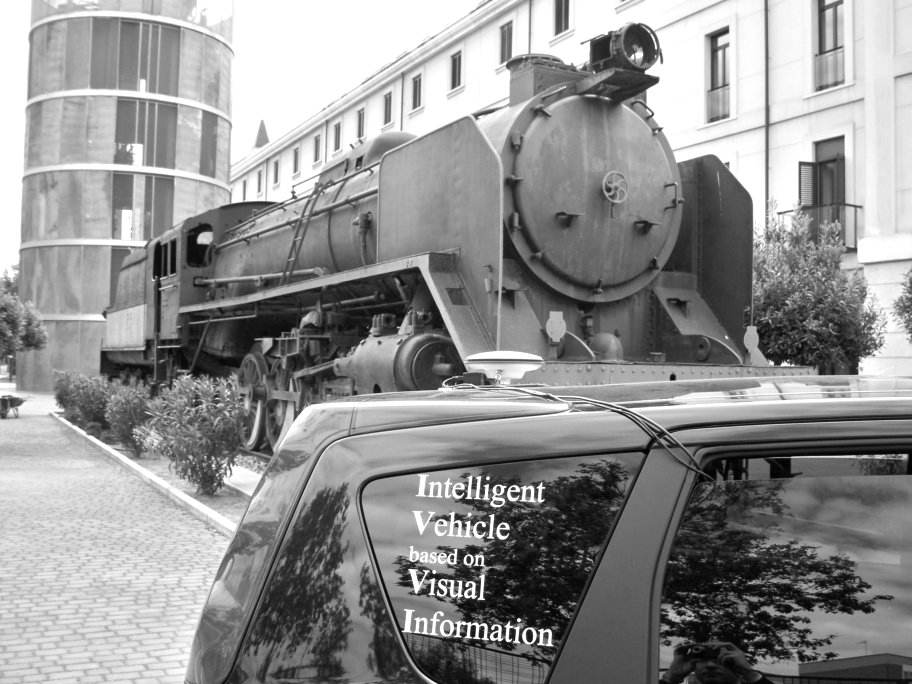
#> input picture Imagen2.jpg, 912 x 684 px
$ jupyter execute --allow-errors 'Proyecto clasificacion de imagenes.ipynb'
#> lines starting #> are read from the running program, lines starting #| are printed output that depends on the picture
<H2 align="center">CORPORACION DE ESTUDIOS TECNOLOGICOS DEL NORTE DEL VALLE </H2>

<br>
<H2 align="center">CLASIFICACION DE IMAGENES</H2>

<br>
<H2 align="center">CARLOS ALBERTO LONDOÑO</H2>

<br>

<H2 align="center">Integrantes</H2>
<br>
<H3 align="center">Elkin Ramirez</H3>
<H3 align="center">Lorena Sanchez</H3>
<br>
<br>
<br>
<br>
<br>

##  **Descripcion **

Antes de analizar una imagen debemos estar seguros de que la calidad de esta es suficiente. Esto es relativamente sencillo en aplicaciones industriales ya que el operador controla y fija la iluminación y todos los parámetros de la cámara mientras que la diversidad de casos que se puede capturar es limitado. No ocurre  asi en aplicaciones en exteriores donde la iluminación no es controlable y la diversidad de apariencia  notable.

Sin embargo, sí que se puede seguir controlando la cámara y a veces la óptica, ya que existen modelos donde se puede cambiar el tiempo que la cámara esté activa, abrir o cerrar la óptica o Modificar el enfoque. Una opción entonces es adquirir varias imágenes con diferentes parámetros en las capturas y elegir la mejor para analizar.

&nbsp;

### Solicitud

Un programa que sea capaz de determinar de qué forma automática Cuál es la imagen que tiene mejor contraste y cuál es la que está mejor enfocada.

### Herramientas

* Jupyter Notebook
<table>
<tr>
<td>  </td>
</tr>
</table>

&nbsp;

Es una aplicación web que permite crear y compartir documentos que contienen código fuente, ecuaciones, visualizaciones y texto explicativo. Entre sus usos está la limpieza y transformación de datos, la simulación numérica, el modelado estadístico, el aprendizaje automático y entre otras cosas.

+ Vision artificial (openCV)

<table>
<tr>
<td>  </td>
</tr>
</table>
&nbsp;
Es una librería software open-source de visión artificial y machine learning, provee una infraestructura para aplicaciones de visión artificial.

- Lenguaje python

<table>
<tr>
<td>  </td>
</tr>
</table>

Lenguaje de programación de propósito general, orientado a objetos,que tambien puede utilizarse para el desarrollo web.

### Funciones y librerias

**Detencion de bordes canny**:
El operador de detencion de bordes de canny fue desarrollado por el catedratico de la universidad de berkeley en 1986 y se basa en un algoritmo de multiples fases para detectar un amplio rango de bordes. Es sin duda el operador mas utilizado en la detencion de bordes.

**Calchist Histograma**:
Un histograma es una representacion grafica de la distribucion de los niveles de grises en una imagen, utilizando el metodo de ecualizacion de histogramas podemos obtener una distribución uniforme del histograma de la imagen, este método mejora el contraste y brillo de una imagen que sea demasiado oscura o brillante, obteniendo un balance optimo de los pixeles blancos y negros.

**Sobel**:
El operador Sobel es utilizado en procesamiento de imágenes, especialmente en algoritmos de detección de bordes. Técnicamente es un operador diferencial discreto que calcula una aproximación al gradiente de la función de intensidad de una imagen. Para cada punto de la imagen a procesar, el resultado del operador Sobel es tanto el vector gradiente correspondiente como la norma de este vector.

### Usaremos estas imagenes de prueba

* Estas son las imagenes que vamos a usar
<table>
<tr>
<td>  </td>
<td>  </td>
<td>  </td>
<td>  </td>
<td>  </td>
<td>  </td>
</tr>
</table>

### Histograma

#### Imagenes con color

Codigo para histograma de color
&nbsp;

<table>
<tr>
<td>  </td>
</tr>
</table>

Imagenes de prueba e histograma
<table>
<tr>
<td>  </td>
<td>  </td>
</tr>
</table>

#### Imagenes con escala de grises

 Codigo para histograma
 <table>
<tr>
<td>  </td>
</tr>
</table>

Imagenes de prueba e histograma
<table>
<tr>
<td>  </td>
<td>  </td>
</tr>
</table>

### Detencion de bordes canny

Codigo
<table>
<tr>
<td>  </td>
</tr>
</table>

Imagenes de prueba
<table>
<tr>
<td>  </td>
</tr>
</table>

### Sobel

Codigo

<table>
<tr>
<td>  </td>
</tr>
</table>

Imagenes prueba
<table>
<tr>
<td>  </td>
</tr>
</table>

### Cibergrafia

[Detencion de colores][1], [Procesamiento de imagenes ][2], [¿Que es jupyter?][3], [¿Que es python?][4], [¿Que es open cv?][5]

 [1]: https://robologs.net/2014/07/02/deteccion-de-colores-con-opencv-y-python/
 [2]: https://www.aprenderpython.net/introduccion-procesamiento-imagenes-python-opencv/
 [3]: https://live.osgeo.org/es/quickstart/jupyter_quickstart.html
[4]: https://desarrolloweb.com/articulos/1325.php
[5]:https://unpocodejava.com/2013/10/09/que-es-opencv/

[cell 1]
#Codigo de Funciones para histogramas , opacidad y promedio de imágenes

import cv2
import numpy as np
from matplotlib import pyplot as plt

def Difuminacion():

    img = cv2.imread('Imagen1.jpg')
    blur = cv2.blur(img,(10,10))

    plt.subplot(121),plt.imshow(img),plt.title('Original')
    plt.xticks([]), plt.yticks([])
    plt.subplot(122),plt.imshow(blur),plt.title('Difuminada')
    plt.xticks([]), plt.yticks([])

def Histogramas():

    img = cv2.imread('Imagen2=1.jpg')
    cv2.imshow('Imagen1=2.jpg', img)
    color = ('b','g','r')

    for i, c in enumerate(color):
        hist = cv2.calcHist([img], [i], None, [256], [0, 256])
        plt.plot(hist, color = c)
        plt.xlim([0,256])
    plt.show()
    plt.imshow(img),plt.title("Imagen  1 que parece a la 2")

def Promedio():
    img = cv2.imread('Imagen2.jpg')
#> img is the input picture: shape (684, 912, 3); min 0, max 255, mean 145.1
#Crea el kernel
    kernel = np.ones((7,7),np.float32)/25

    #Filtra la imagen utilizando el kernel anterior
    dst = cv2.filter2D(img,-1,kernel)
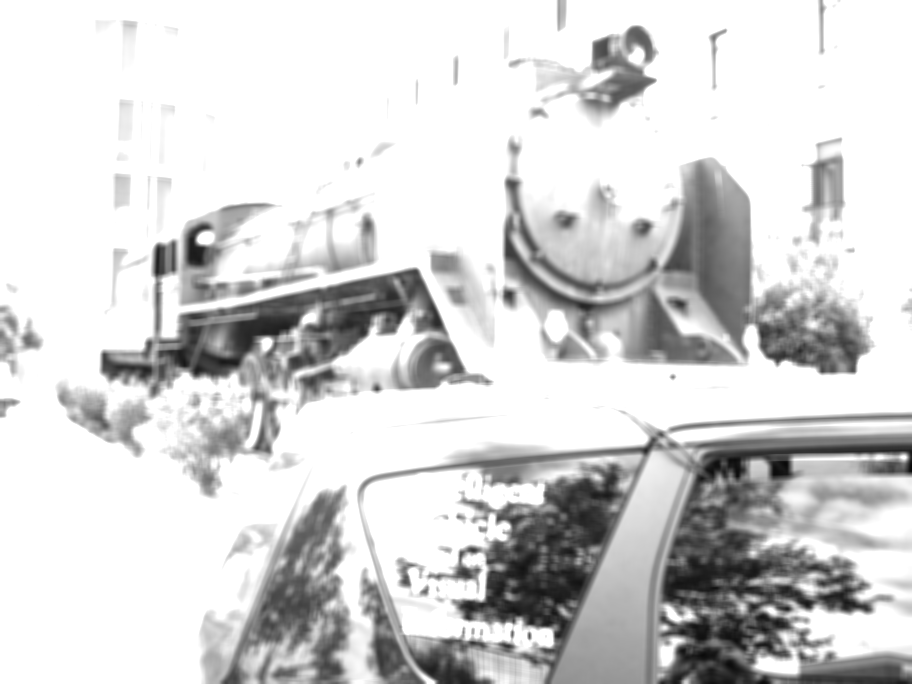
#> dst: shape (684, 912, 3); min 9, max 255, mean 212.1
    blur = cv2.blur(img,(1,1))
    plt.subplot(121),plt.imshow(img),plt.title('Imagen Original tren')
    plt.xticks([]), plt.yticks([])
    plt.subplot(122),plt.imshow(dst),plt.title(' Imagen del tren promediadad')
    plt.xticks([]), plt.yticks([])

    plt.show()
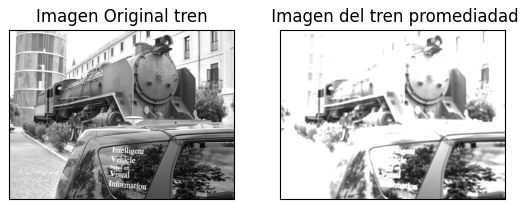
#> figure drawn by matplotlib, 2 panels

Promedio()
#> (the rest of this cell did not finish here and is left out)

[cell 2]
#Codigo histograma color

import cv2
import numpy as np
from matplotlib import pyplot as plt

img = cv2.imread('imagen2=1.jpg')
cv2.imshow('imagen1=2.jpg', img)

color = ('b','g','r')

#> (the rest of this cell did not finish here and is left out)

[cell 3]
#histograma escala de grises
import cv2
import numpy as np
from matplotlib import pyplot as plt

img = cv2.imread('mujer.png', cv2.IMREAD_GRAYSCALE)
cv2.imshow('mujer.png', img)

hist = cv2.calcHist([img], [0], None, [256], [0, 256])
#> hist = 256 values from 0 to 0
plt.plot(hist, color='gray' )

plt.xlabel('intensidad de iluminacion')
plt.ylabel('cantidad de pixeles')
plt.show()
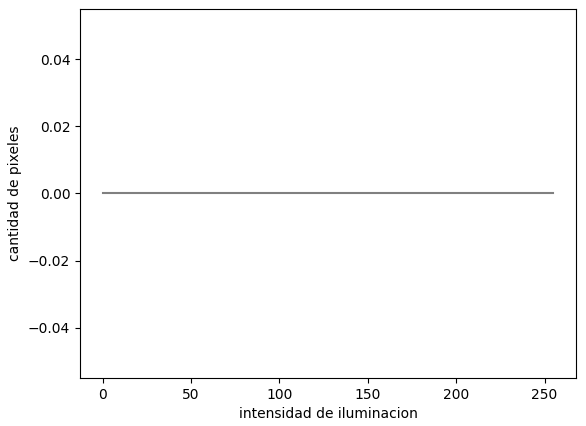
#> figure drawn by matplotlib, 1 panel
#> (the rest of this cell did not finish here and is left out)

[cell 4]
#Promediar la imagen
import cv2
import numpy as np
from matplotlib import pyplot as plt

img = cv2.imread('Imagen2.jpg')


#Crea el kernel
kernel = np.ones((7,7),np.float32)/25

#Filtra la imagen utilizando el kernel anterior
dst = cv2.filter2D(img,-1,kernel)
blur = cv2.blur(img,(1,1))
plt.subplot(121),plt.imshow(img),plt.title('Imagen Original tren')
plt.xticks([]), plt.yticks([])
plt.subplot(122),plt.imshow(dst),plt.title(' Imagen del tren promediadad')
plt.xticks([]), plt.yticks([])
plt.show()

[cell 5]
#Difuminar la imagen
import cv2
import numpy as np
from matplotlib import pyplot as plt

img = cv2.imread('Imagen1.jpg')
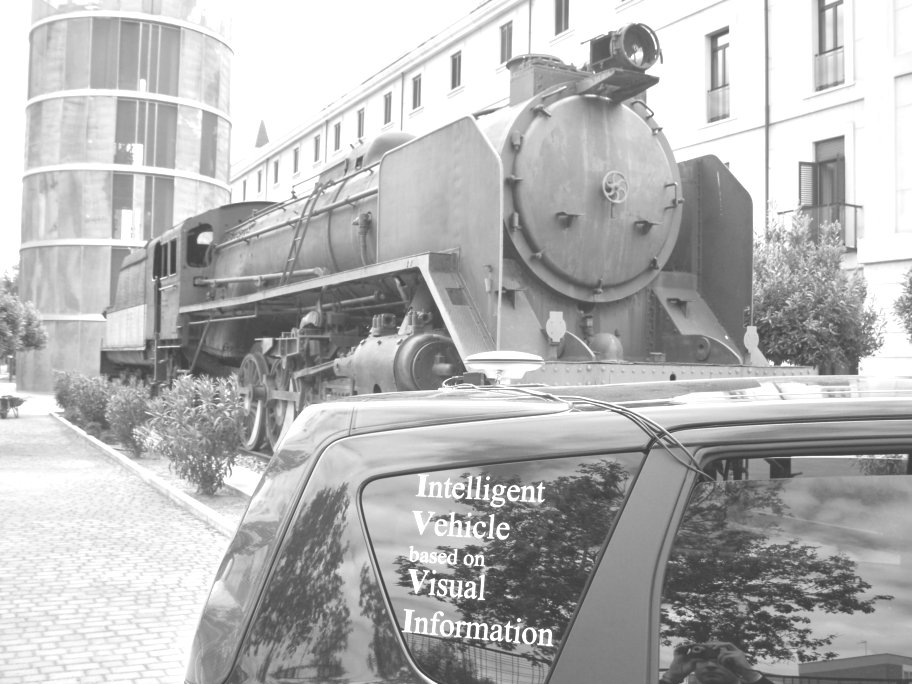
#> input picture Imagen1.jpg, 912 x 684 px
#> img is the input picture: shape (684, 912, 3); min 51, max 255, mean 180.6

blur = cv2.blur(img,(10,10))
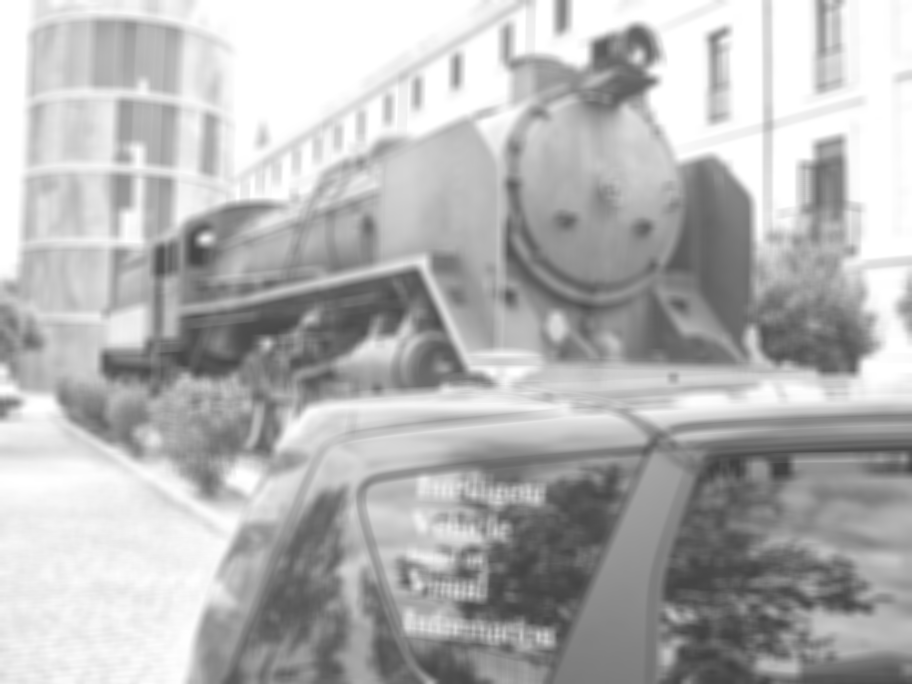
#> blur: shape (684, 912, 3); min 64, max 255, mean 180.7

plt.subplot(121),plt.imshow(img),plt.title('Original')
plt.xticks([]), plt.yticks([])
plt.subplot(122),plt.imshow(blur),plt.title('Difuminada')
plt.xticks([]), plt.yticks([])

plt.show()
